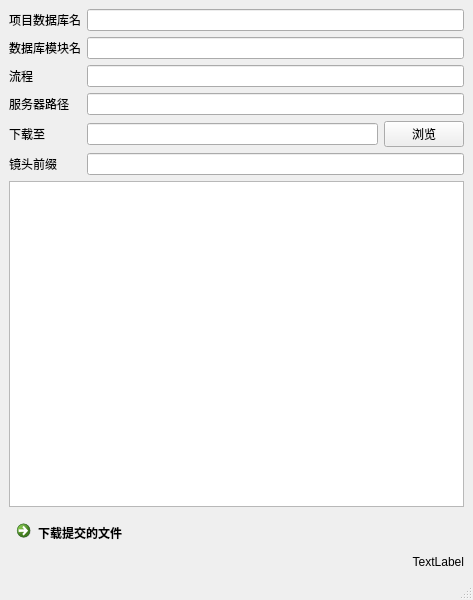
<?xml version="1.0" encoding="UTF-8"?>
<ui version="4.0">
 <class>MainWindow</class>
 <widget class="QMainWindow" name="MainWindow">
  <property name="geometry">
   <rect>
    <x>0</x>
    <y>0</y>
    <width>473</width>
    <height>600</height>
   </rect>
  </property>
  <property name="windowTitle">
   <string>CGTeamWork提交文件批量下载</string>
  </property>
  <widget class="QWidget" name="centralwidget">
   <layout class="QVBoxLayout" name="verticalLayout">
    <item>
     <layout class="QFormLayout" name="formLayout">
      <property name="fieldGrowthPolicy">
       <enum>QFormLayout::AllNonFixedFieldsGrow</enum>
      </property>
      <item row="2" column="0">
       <widget class="QLabel" name="label_3">
        <property name="text">
         <string>流程</string>
        </property>
       </widget>
      </item>
      <item row="3" column="0">
       <widget class="QLabel" name="label">
        <property name="text">
         <string>服务器路径</string>
        </property>
       </widget>
      </item>
      <item row="3" column="1">
       <widget class="QLineEdit" name="serverEdit"/>
      </item>
      <item row="4" column="0">
       <widget class="QLabel" name="label_2">
        <property name="text">
         <string>下载至</string>
        </property>
       </widget>
      </item>
      <item row="4" column="1">
       <layout class="QHBoxLayout" name="horizontalLayout_3">
        <item>
         <widget class="QLineEdit" name="destEdit"/>
        </item>
        <item>
         <widget class="QPushButton" name="destButton">
          <property name="text">
           <string>浏览</string>
          </property>
         </widget>
        </item>
       </layout>
      </item>
      <item row="5" column="0">
       <widget class="QLabel" name="label_4">
        <property name="text">
         <string>镜头前缀</string>
        </property>
       </widget>
      </item>
      <item row="5" column="1">
       <widget class="QLineEdit" name="shotPrefixEdit"/>
      </item>
      <item row="0" column="1">
       <widget class="QLineEdit" name="databaseEdit"/>
      </item>
      <item row="0" column="0">
       <widget class="QLabel" name="label_5">
        <property name="enabled">
         <bool>true</bool>
        </property>
        <property name="text">
         <string>项目数据库名</string>
        </property>
       </widget>
      </item>
      <item row="1" column="0">
       <widget class="QLabel" name="label_6">
        <property name="text">
         <string>数据库模块名</string>
        </property>
       </widget>
      </item>
      <item row="1" column="1">
       <widget class="QLineEdit" name="moduleEdit"/>
      </item>
      <item row="2" column="1">
       <widget class="QLineEdit" name="pipelineEdit"/>
      </item>
     </layout>
    </item>
    <item>
     <widget class="QListWidget" name="listWidget"/>
    </item>
    <item>
     <widget class="QCommandLinkButton" name="downloadButton">
      <property name="text">
       <string>下载提交的文件</string>
      </property>
     </widget>
    </item>
    <item>
     <widget class="QLabel" name="versionLabel">
      <property name="text">
       <string>TextLabel</string>
      </property>
      <property name="alignment">
       <set>Qt::AlignRight|Qt::AlignTrailing|Qt::AlignVCenter</set>
      </property>
     </widget>
    </item>
   </layout>
  </widget>
  <widget class="QMenuBar" name="menubar">
   <property name="geometry">
    <rect>
     <x>0</x>
     <y>0</y>
     <width>473</width>
     <height>23</height>
    </rect>
   </property>
  </widget>
  <widget class="QStatusBar" name="statusbar"/>
 </widget>
 <resources/>
 <connections/>
</ui>
